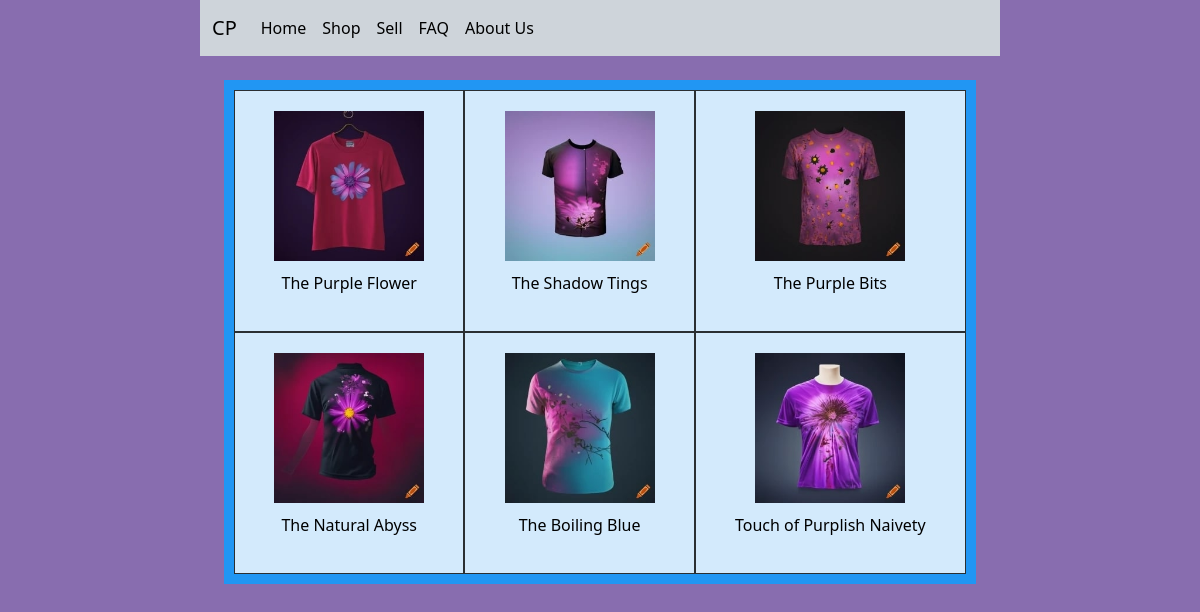
/products, run on an earlier commit of the app's database.
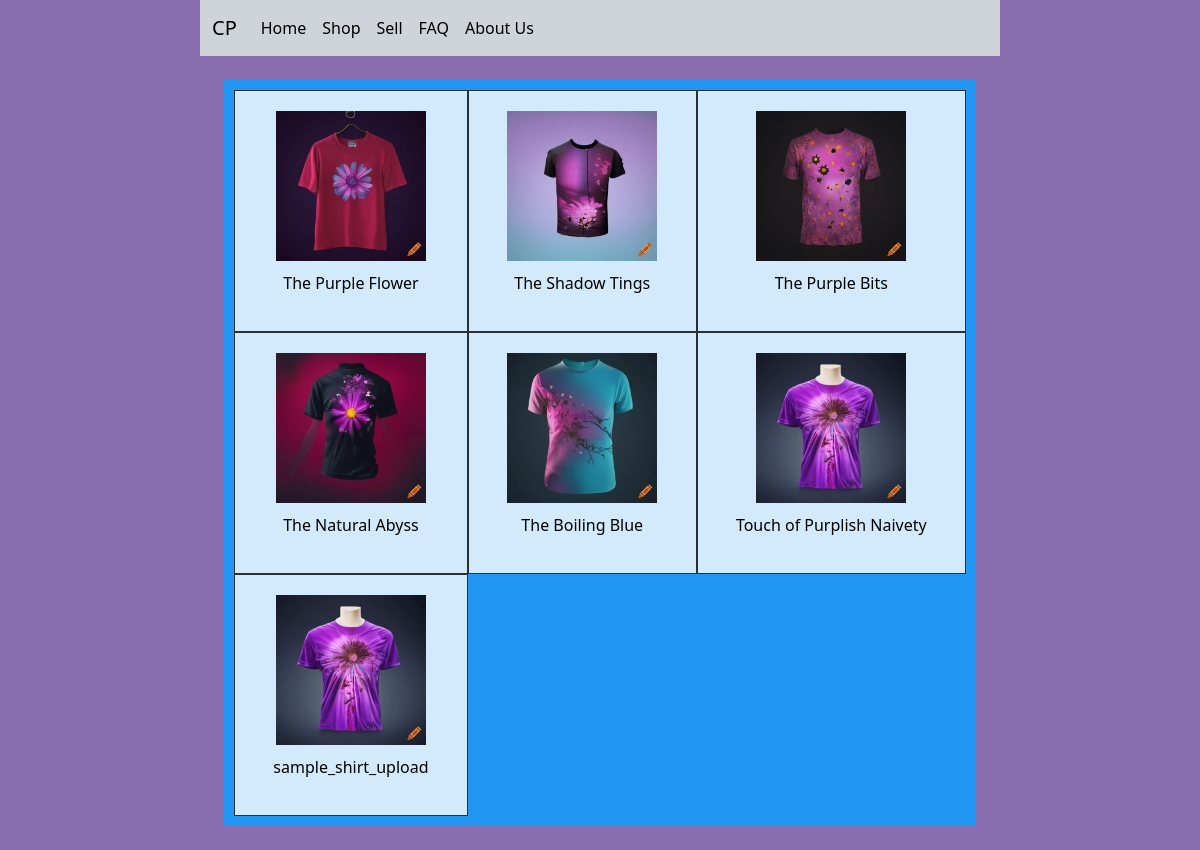
And on a later commit of the database.
### tables this page shows
CREATE TABLE "items" (
	"id"	INTEGER NOT NULL,
	"name"	TEXT NOT NULL,
	"price"	INTEGER,
	"size"	TEXT NOT NULL,
	"image_filename"	TEXT,
	"description"	TEXT,
	"stock"	INTEGER NOT NULL,
	"timestamp"	TIMESTAMP NOT NULL DEFAULT CURRENT_TIMESTAMP,
	PRIMARY KEY("id" AUTOINCREMENT)
);

### myapp/app.py (the view)
@app.route('/products')
def products():
    item_list = get_all_items()
    return render_template("products.html", items=item_list)

### myapp/data.py (called while the page is built)
def connect_to_db(path):
    conn = sqlite3.connect(path)
    conn.row_factory = sqlite3.Row
    return conn, conn.cursor()

def get_all_items():
    conn, cur = connect_to_db(db_path)
    query = 'SELECT *, "/static/img/" || image_filename AS image_url FROM items'
    results = cur.execute(query).fetchall()
    conn.close()
    return results

### myapp/templates/products.html
{% extends 'base.html' %}
{% block content %}
<div class="grid-container">
  {% set displayed_images = [] %}
  {% for item in items %}
    {% if item['image_url'] not in displayed_images %}
      {% set _ = displayed_images.append(item['image_url']) %}
      <div class="grid-item">
          <a href="{{ url_for('item', name=item['name']) }}">
              <img src="{{ item['image_url'] }}" alt="Item Image">
              <p>{{ item['name'] }}</p>
          </a>
      </div>
    {% endif %}
  {% endfor %}
</div>
{% endblock %}

### myapp/templates/base.html (shortened to what this page needs)
<!DOCTYPE html>
<html lang="en">
<head>
    <link href="https://cdn.jsdelivr.net/npm/bootstrap@5.3.0-alpha3/dist/css/bootstrap.min.css" rel="stylesheet">
    <link href="../static/css/style.css" rel="stylesheet">
</head>
<body>
    <nav class="navbar navbar-expand-sm bg-dark-subtle bg-body-tertiary">
        <div class="container-fluid">
          <a class="navbar-brand" href="{{url_for('index')}}">CP</a>
          <div class="collapse navbar-collapse" id="navbarSupportedContent">
            <ul class="navbar-nav me-auto mb-2 mb-lg-0">
              <li class="nav-item">
                <a class="nav-link active" aria-current="page" href="{{url_for('index')}}">Home</a>
              </li>
              <li class="nav-item">
                <a class="nav-link" href="{{url_for('products')}}">Shop</a>
              </li>
              <li class="nav-item">
                <a class="nav-link" href="{{url_for('register')}}">Sell</a>
              </li>
              <li class="nav-item">
                <a class="nav-link" href="{{url_for('faq')}}">FAQ</a>
              </li>
              <li class="nav-item">
                <a class="nav-link" href="{{url_for('about')}}">About Us</a>
              </li>
            </ul>
          </div>
        </div>
      </nav>
    <div class="m-4">
        {% block content %}
        {% endblock %}
    </div>
</body>
</html>

### myapp/static/css/style.css (style rules this page uses)
img { height: 100%; width: 100%; }
body { padding: 0px 200px 0px 200px; background-color: #886DAF; }
a:link { color: black }
* { box-sizing: content-box; }
.grid-container { display: grid; grid-template-columns: auto auto auto; background-color: #2196F3; padding: 10px; }
.grid-item { background-color: rgba(255, 255, 255, 0.8); border: 1px solid rgba(0, 0, 0, 0.8); padding: 20px; text-align: center; }
.grid-item a { display: flex; flex-direction: column; align-items: center; text-decoration: none; }
.grid-item img { height: 150px; width: auto; object-fit: contain; }
.grid-item p { font-size: 16px; margin-top: 10px; }

What changed in the data, as far as the page shows it:
added items: name "sample_shirt_upload"
